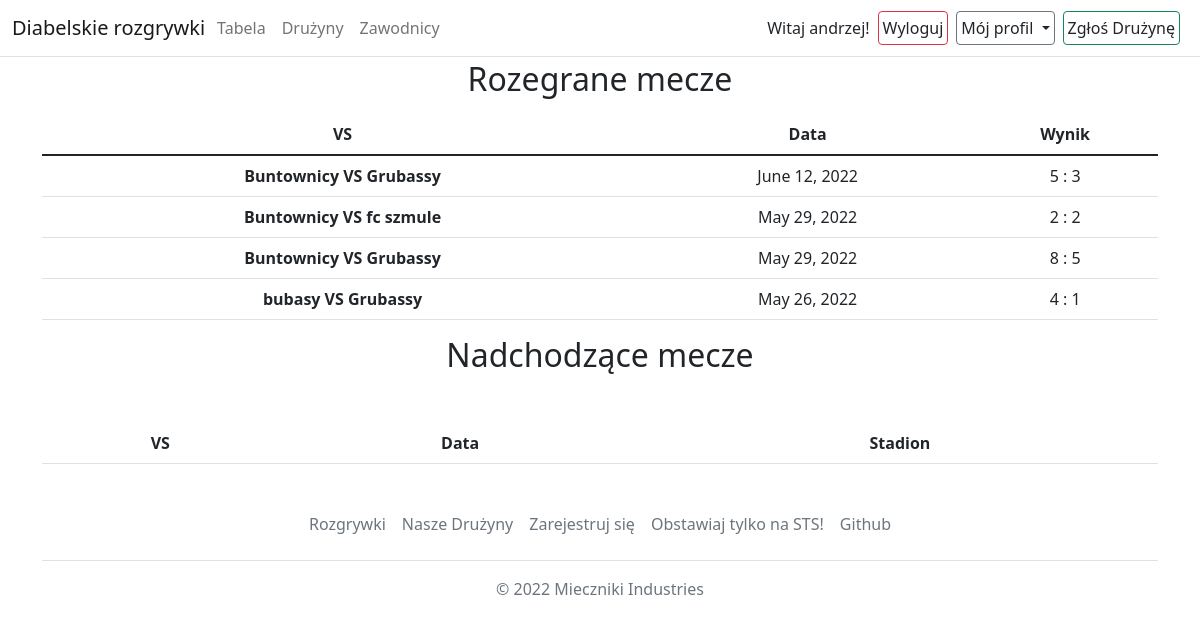
Page /match/ (signed in) on the committed database.
### Football/models.py (models this page shows, shortened)
class Match(models.Model):
    team1 = models.ForeignKey(Team,related_name='teamone',on_delete=models.CASCADE)
    team2 = models.ForeignKey(Team,related_name='teamtwo',on_delete=models.CASCADE)
    stadium = models.ForeignKey(Stadium,null=True,on_delete=models.SET_NULL)
    date = models.DateField(null=False)
    status = models.BooleanField(default=False, null=False)
    class Meta:
        verbose_name_plural = 'Matches'
    def get_score(self):
        goals1 = Goal.objects.filter(match=self,team=self.team1)
        goals2 = Goal.objects.filter(match=self,team=self.team2)
        return f'{len(goals1)} : {len(goals2)}'

class Team(models.Model):
    name = models.CharField(max_length=30)
    slug = models.SlugField(max_length=30,unique=True)
    image = models.ImageField(upload_to='images/teams')
    def __str__(self):
        return self.name
    def get_absolute_url(self):
        return reverse('football:team_detail',args=[self.slug])

### Football/views.py (the view)
# urls.py: path('match/',views.all_matches,name='all_matches'),
def all_matches(request):
    finished_matches = sorted(Match.objects.filter(status=True),key=lambda x:x.date,reverse=True)
    upcoming_matches = sorted(Match.objects.filter(status=False),key=lambda x:x.date)
    return render(request,'match/all_matches.html',{
        'finished':finished_matches,
        'upcoming':upcoming_matches
    })

### Football/ext_methods.py (called while the page is built)
def get_teams(request):
    return {'teams' : Team.objects.all()}

### Football/models.py (called while the page is built)
    def get_absolute_url(self):
        return reverse('football:player_detail',args=[self.id])

### templates/match/all_matches.html (shortened to what this page needs)
{% extends 'base.html' %}
{% block content %}
    <div class="container">
        <div class="row overflow-hidden">
            <div>
                <h2 class="text-center">Rozegrane mecze</h2>
                <table class="table table-hover text-center mt-3">
                    <thead>
                        <tr>
                            <th scope="col">VS</th>
                            <th scope="col">Data</th>
                            <th scope="col">Wynik</th>
                        </tr>
                    </thead>
                    <tbody>
                        {% for match in finished %}
                            <tr>
                                <td><a class="text-decoration-none fw-bold text-dark" href="{% url 'football:match_detail' match.id %}">{{ match.team1 }} VS {{ match.team2 }}</a></td>
                                <td>{{ match.date }}</td>
                                <td>{{ match.get_score }}</td>
                            </tr>
                        {% endfor %}
                    </tbody>
                </table>
            </div>
            <div>
                <h2 class="text-center">Nadchodzące mecze</h2>
                <table class="table table-hover text-center mt-5">
                    <thead>
                        <tr>
                            <th scope="col">VS</th>
                            <th scope="col">Data</th>
                            <th scope="col">Stadion</th>
                        </tr>
                    </thead>
                </table>
            </div>
        </div>
    </div>
{% endblock %}

### templates/base.html (shortened to what this page needs)
{% load static %}
<!DOCTYPE html>
<html lang="en">
<head>
    <link href="https://cdn.jsdelivr.net/npm/bootstrap@5.1.3/dist/css/bootstrap.min.css" rel="stylesheet">
    {% load static %}
    <link rel="stylesheet" type="text/css" href="{% static 'style.css' %}">
</head>
<body>
    <header class="fixed-top">
        <nav class="navbar navbar-expand-md navbar-light bg-white border-bottom">
            <div class="container-fluid">
                <a class="navbar-brand me-1" href="{% url 'football:home' %}">Diabelskie rozgrywki</a>
                <div class="collapse navbar-collapse " id="navbarCollapse">
                    <ul class="navbar-nav me-auto mb-2 mb-md-0">
                        <li class="nav-item active">
                            <a class="nav-link" aria-current="page" href="{% url "football:table" %}">Tabela</a>
                        </li>
                        <li class="nav-item">
                            <a class="nav-link" href="{% url 'football:all_teams' %}">Drużyny </a>
                        </li>
                        <li class="nav-item">
                            <a class="nav-link" href="{% url 'football:all_players' %}">Zawodnicy </a>
                        </li>
                    </ul>
                        </div>
                    {% if user.is_authenticated %}
                        <span class="me-2 d-sm-block d-none d-sm-none d-md-block ">Witaj {{ user }}!</span><button class = "btn btn-outline-danger me-2 d-sm-block d-none d-sm-none d-md-block p-1"><a class="text-decoration-none text-dark" href = {% url "logout" %}>Wyloguj</a></button>
                        {% if user.player %}
                        <div class="dropdown d-sm-block d-none d-sm-none d-md-block">
                            <a class="dropdown-toggle btn me-2 btn-outline-secondary text-dark dropdown-toggle p-1" href="#" id="id3" role="button"
                                data-bs-toggle="dropdown" aria-expanded="false" >
                                Mój profil
                            </a>
                        </div>
                        {% endif %}
                        <button class="btn btn-outline-success me-2 d-sm-block d-none d-sm-none d-md-block p-1 ">
                            <a class="text-decoration-none text-dark " href = "{% url "football:register_team" %} ">Zgłoś Drużynę</a>
                        </button>
                    {% else %}
                        <button class="btn btn-outline-success me-2 "><a href = "{% url "login" %}" class="text-decoration-none text-dark">Zaloguj się</a></button>
                    {% endif %}
            </div>
        </nav>
    </header>
    <div id="content" class="container-fluid p-0">{% block content %} {% endblock %}</div>
    <div class="container">
  <footer class="footer mt-4">
    <ul class="nav justify-content-center border-bottom pb-3 mb-3">
      <li class="nav-item"><a href="{% url 'football:home' %}" class="nav-link px-2 text-muted">Rozgrywki</a></li>
      <li class="nav-item"><a href="{% url 'football:all_teams' %}" class="nav-link px-2 text-muted">Nasze Drużyny</a></li>
      <li class="nav-item"><a href="{% url 'users:register' %}" class="nav-link px-2 text-muted">Zarejestruj się</a></li>
      <li class="nav-item"><a href="https://www.sts.pl" class="nav-link px-2 text-muted">Obstawiaj tylko na STS!</a></li>
      <li class="nav-item"><a href="https://github.com/Miecznikk/szkieletowe_pilkanozna" class="nav-link px-2 text-muted">Github</a></li>
    </ul>
    <p class="text-center text-muted">&copy; 2022 Mieczniki Industries</p>
  </footer>
</div>
</body>
</html>

### templates/base.html (style rules this page uses)
body { padding-top:60px; }

### rows in the picture
Match: team1 "Buntownicy", team2 "Grubassy", date "June 12, 2022", get_score "5 : 3"
Match: team1 "Buntownicy", team2 "fc szmule", date "May 29, 2022", get_score "2 : 2"
Match: team1 "Buntownicy", team2 "Grubassy", date "May 29, 2022", get_score "8 : 5"
Match: team1 "bubasy", team2 "Grubassy", date "May 26, 2022", get_score "4 : 1"

### other values in the picture
{{ user }} "andrzej"
